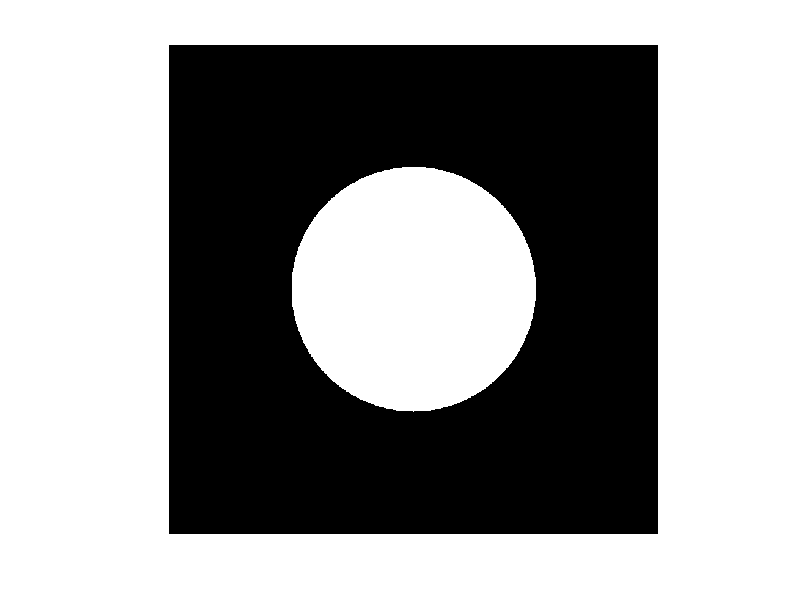

Source code (MATLAB): (Note: this script raises an error after producing the figure.)
clear; close all; clc;

[x, y] = meshgrid(1:800, 1:800);
% circle: (x-h)^2 + (y-k)^2 = r^2
circle = (x-400).^2 + (y-400).^2 <= 200^2;
imshow(circle);

img = imread('Sample_Worm.png');
centroid = findCentroid(img);

figure
imshow(img);
hold on
plot(centroid(1), centroid(2), 'r*');
hold off

v = VideoReader('Behavior_Video.avi');
frames = read(v);
n_frames = size(frames, 4);
 
X = zeros(n_frames,1);
Y = zeros(n_frames,1);

stage = xlsread('Stage_Data.xls');

for i = 1:n_frames
    frame = frames(:,:,:,i);
    [centroid, mm] = findCentroid(frame);

    X(i) = mm(1) + stage(i,2);
    Y(i) = mm(2) + stage(i,3);
end

figure
plot(X, Y);
title('Center of Mass');
xlabel('X (mm)');
ylabel('Y (mm)');